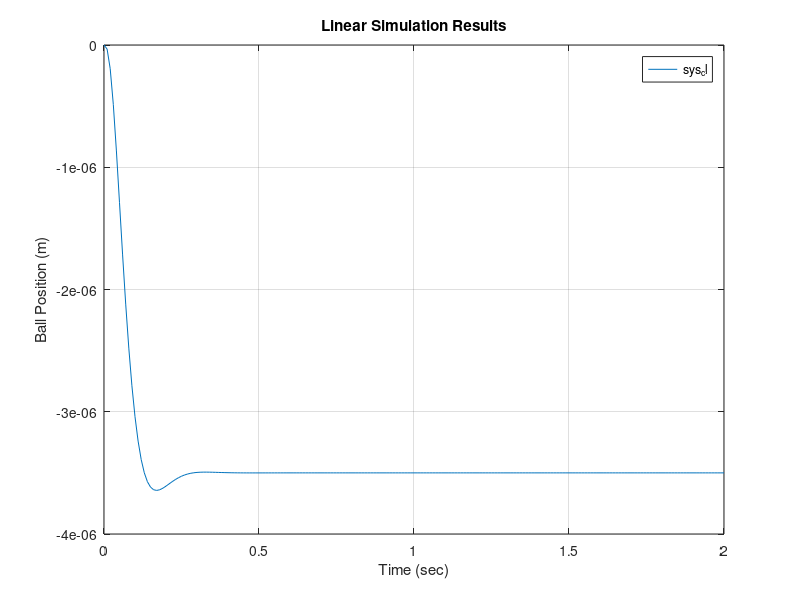

This figure's MATLAB source:
A=[0 1 0; 980 0 -2.8;0 0 -100];
B=[0;0;100];
C=[1 0 0];
D=0;

poles=eig(A);

t = 0:0.01:2;
u = zeros(size(t));
x0 = [0.01 0 0];

sys = ss(A,B,C,0);

[y,t,x] = lsim(sys,u,t,x0);
plot(t,x)
title('Open-Loop Response to Non-Zero Initial Condition')
xlabel('Time (sec)')
ylabel('Ball Position (m)')
rank(ctrb(sys));
rank(obsv(sys));

p1 = -20 + 20i;
p2 = -20 - 20i;
p3 = -100;

K = place(A,B,[p1 p2 p3]);
sys_cl = ss(A-B*K,B,C,0);

lsim(sys_cl,u,t,x0);
xlabel('Time (sec)')
ylabel('Ball Position (m)')
t = 0:0.01:2;
u = 0.001*ones(size(t));

sys_cl = ss(A-B*K,B,C,0);

lsim(sys_cl,u,t);
xlabel('Time (sec)')
ylabel('Ball Position (m)')
axis([0 2 -4E-6 0])
%{
k=place(A,B,[-20+20i;-20-20i;-100]);
sys_cl=ss(A-B*k,B,C,D);
figure(2)
lsim(sys_cl,u,t,x0)

eig(A-B*k);
obs=obsv(A,C);
Ro=rank(obs);
l=place(A',C',[-15,-16,-20])';
at=[A-B*k B*k;zeros(size(A)) A-l*C];
bt=[B;zeros(size(B))];
ct=[C zeros(size(C))];
syso=ss(at,bt,ct,0);
z1=[0.01 0.5 -5];
figure(3)
[y,t,x]=lsim(syso,u,t,[x1 x1]);
e=x(:,n+1:end);
x=x(:,1:n);
xe=x-e;
x1=x(;,1);x2=x(;,2);x3=x()
%}